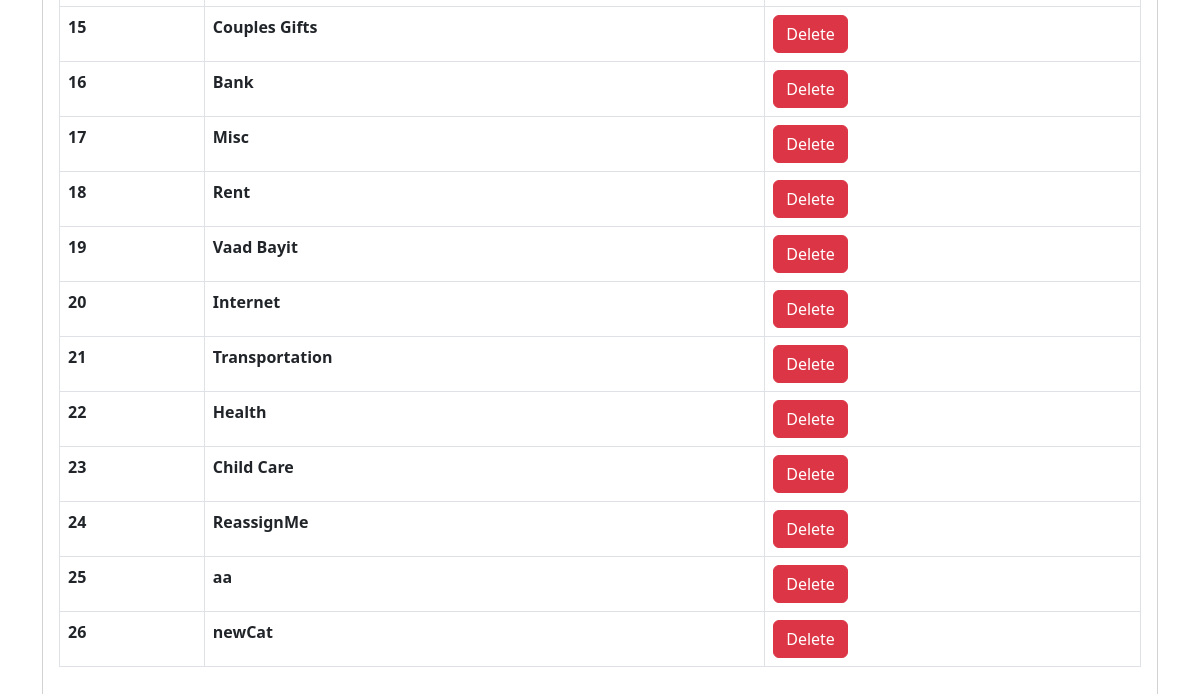
Page /budget_categories (lower part) on the earlier database version.
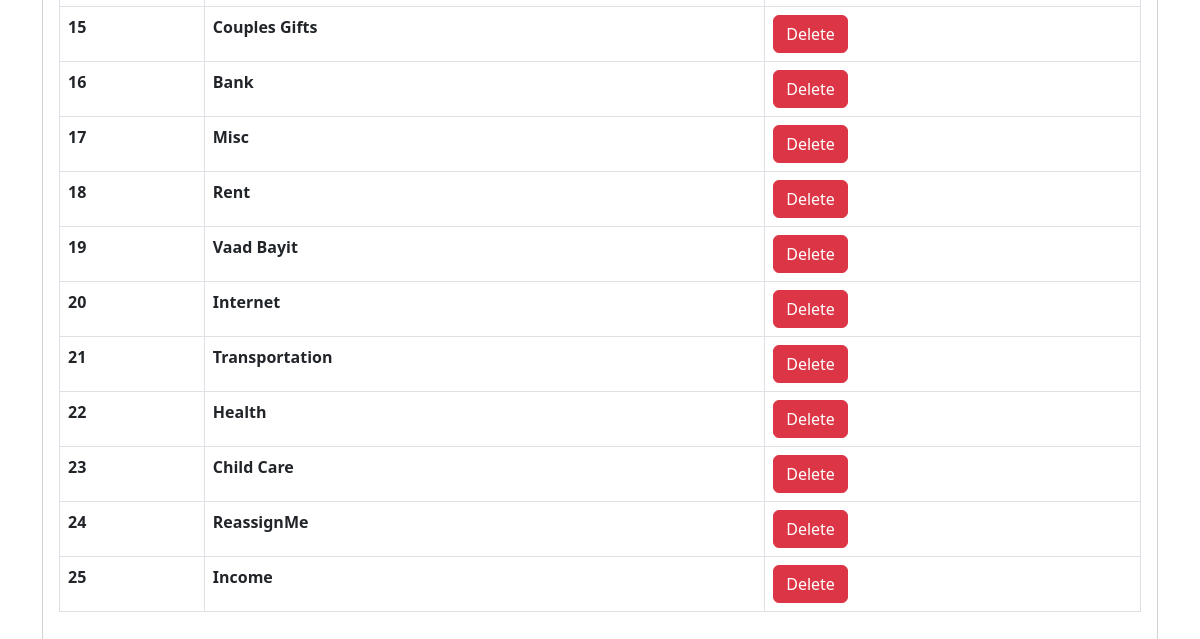
Same page on the later database version.
### app/models.py (models this page shows, shortened)
class BudgetCategory(db.Model):
    __tablename__ = 'budget_category'
    id            = Column('id', INTEGER(), primary_key=True, autoincrement=True)
    name          = Column('name', String(), nullable=False)

### app/routes.py (the view)
@app.route('/budget_categories')
def budget_categories():
    budget_categories = db.session.execute(select(BudgetCategory)).all()
    return render_template('budget_categories.html',
                           budget_categories=budget_categories)

### app/templates/budget_categories.html (shortened to what this page needs)
{% extends 'base.html' %}
{% block content %}
<main>
    <div class="container mt-5">
        <div class="card">
            <div class="card-body">
                <div class="table-responsive">
                    <table class="table table-bordered">
                        <tbody>
                            {% for bc in budget_categories %}
                                <tr id="{{bc[0].id}}-row">
                                    <th scope="row">{{bc[0].id}}</th>
                                    <th scope="row">{{bc[0].name}}</th>
                                    <th scope="row"><button class="btn btn-danger del-button" id="{{bc[0].id}}">Delete</button></th>
                                </tr>
                            {% endfor %}
                        </tbody>
                    </table>
                </div>
            </div>
        </div>
    </div>
</main>
{% endblock content %}

Differences in the rows shown:
removed BudgetCategory: id "26", name "newCat"
changed BudgetCategory id 25: name "aa" → "Income"
